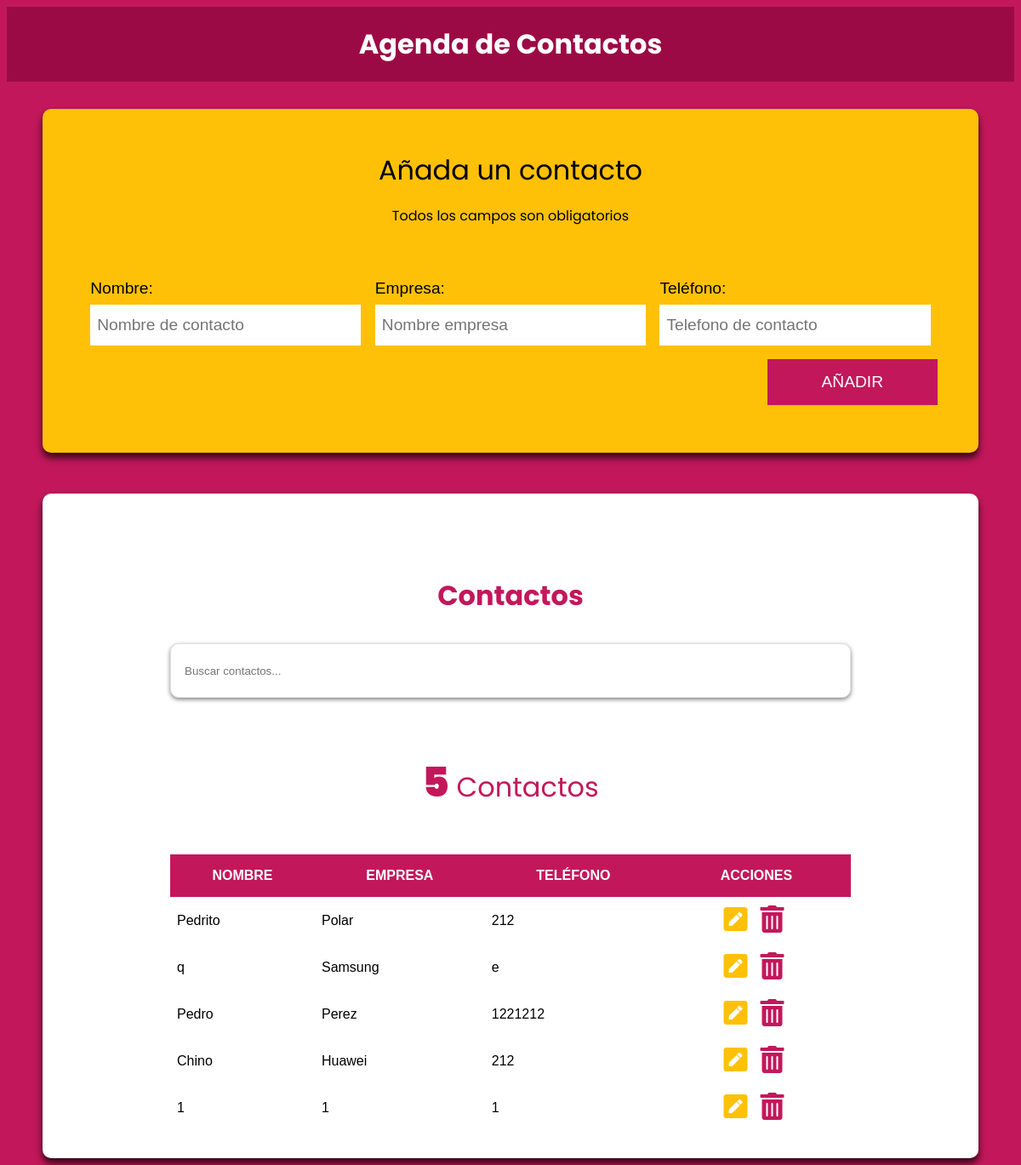
The page / on the database its author committed.
### tables this page shows
CREATE TABLE `contactos` (
  `id` int(11) NOT NULL,
  `nombre` varchar(60) NOT NULL,
  `empresa` varchar(50) NOT NULL,
  `telefono` varchar(15) NOT NULL
);

### inc/funciones/funciones.php (called while the page is built, shortened)
<?php
function obtenerContactos() {
     include 'bd.php';
     try{
          return $conn->query("SELECT id, nombre, empresa, telefono FROM contactos");
     } catch(Exception $e) {
          echo "Error!!" . $e->getMessage() . "<br>";
          return false;
     }
}

### index.php (the view)
<?php
     include 'inc/funciones/funciones.php';
     include 'inc/layout/header.php';
?>
<div class="contenedor-barra">
     <h1>Agenda de Contactos</h1>
</div>
<div class="bg-amarillo contenedor sombra">
     <form action="#" id="contacto">
          <legend>Añada un contacto <br> <span>Todos los campos son obligatorios</span></legend>
          <?php include 'inc/layout/formulario.php'; ?>
     </form>
</div>
<div class="bg-blanco contenedor sombra contactos">
     <div class="contenedor-contactos">
          <h2>Contactos</h2>
          <input type="text" id="buscar" class="buscador sombra" placeholder="Buscar contactos...">
          <p class="total-contactos"><span></span> Contactos</p>
          <div class="contenedor-tabla">
               <table id="listado-contactos" class="listado-contactos">
                    <thead>
                         <tr>
                              <th>Nombre</th>
                              <th>Empresa</th>
                              <th>Teléfono</th>
                              <th>Acciones</th>
                         </tr>
                    </thead>
                    <tbody>
                         <?php $contactos = obtenerContactos();
                         if($contactos->num_rows) {
                              foreach($contactos as $contacto) { ?>
                              <tr>
                                   <td><?php echo $contacto['nombre']; ?></td>
                                   <td><?php echo $contacto['empresa']; ?></td>
                                   <td><?php echo $contacto['telefono']; ?></td>
                                   <td>
                                        <a class="btn btn-editar" href="editar.php?id=<?php echo $contacto['id']; ?>">
                                             <i class="fas fa-pen-square"></i>
                                        </a>
                                        <button data-id="<?php echo $contacto['id']; ?>" type="button" class="btn btn-borrar">
                                             <i class="fas fa-trash-alt"></i>
                                        </button>
                                   </td>
                              </tr>
                              <?php }
                         }?>
                    </tbody>
               </table>
          </div>
     </div>
</div>
<?php include 'inc/layout/footer.php'; ?>

### inc/layout/header.php (shortened to what this page needs)
<!DOCTYPE html>
<html lang="en">
<head>
    <link rel="stylesheet" href="https://necolas.github.io/normalize.css/8.0.0/normalize.css">
    <link rel="stylesheet" href="https://use.fontawesome.com/releases/v5.4.1/css/all.css">
    <link rel="stylesheet" href="css/style.css">
</head>
<body>

### inc/layout/formulario.php (shortened to what this page needs)
<div class="campos">
               <div class="campo">
                    <label for="nombre"> Nombre:</label>
                    <input type="text" placeholder="Nombre de contacto" id="nombre" value ="<?php echo ($contacto['nombre']) ? $contacto['nombre'] : ''; ?>">
               </div>
               <div class="campo">
                    <label for="empresa">Empresa:</label>
                    <input type="text" placeholder="Nombre empresa" id="empresa" value ="<?php echo ($contacto['empresa']) ? $contacto['empresa'] : ''; ?>">
               </div>
               <div class="campo">
                    <label for="telefono">Teléfono:</label>
                    <input type="tel" placeholder="Telefono de contacto" id="telefono" value ="<?php echo ($contacto['telefono']) ? $contacto['telefono'] : ''; ?>">
               </div>
          </div>
               <div class="campo enviar">
               <?php
                    $textoBtn = ($contacto['telefono']) ? 'Guardar' : 'Añadir';
               ?>
                    <input type="submit" value="<?php echo $textoBtn; ?>">
               </div>

### inc/layout/footer.php (shortened to what this page needs)
</body>
</html>

### css/style.css (style rules this page uses)
:root { --primario: #C2185B; --secundario: #FFC107; --primarioOscuro : rgb(156, 10, 69); --fuentePrimaria : 'Arial', Helvetica, sans-serif; --fuenteSecundaria : 'Poppins', sans-serif; }
html { box-sizing: border-box; }
*, *:before, *:after { box-sizing: inherit; }
body { background-color: var(--primario); font-family: var(--fuentePrimaria); }
.contenedor { max-width: 1100px; margin: 0 auto; }
.bg-amarillo { background-color: var(--secundario); }
.bg-blanco { background-color: white; }
.btn { font-size: 2rem; text-decoration: none; }
.btn-editar { color: var(--secundario); }
.btn-borrar { color: var(--primario); }
.sombra { -webkit-box-shadow: 0px 6px 9px 0px rgba(0,0,0,0.75); -moz-box-shadow: 0px 6px 9px 0px rgba(0,0,0,0.75); box-shadow: 0px 6px 9px 0px rgba(0,0,0,0.75); border-radius: 10px; }
h1,h2 { font-family: var(--fuenteSecundaria); text-align: center; margin: 0; }
h1 { padding: 20px; color: white; }
h2 { font-size: 2rem; color: var(--primario); }
.contenedor-barra { background-color: var(--primarioOscuro); }
form { padding: 3rem; margin-top: 2rem; }
form legend { font-family: var(--fuenteSecundaria); font-size: 2rem; width: 100%; text-align: center; }
legend span { font-size: 1rem; margin-top: 1rem; margin-bottom: 2rem; }
@media only screen and (min-width: 768px) { .campos { display: flex; justify-content: space-around ; } }
@media only screen and (min-width: 768px) { .campo { flex: 0 0 calc(33.3% - 1rem); } }
.campos { margin-top: 3rem; }
.campo { padding: 0.5rem 0; }
.campo label { font-size: 1.2rem; }
.campo input[type="text"], .campo input[type="tel"] { width: 100%; border: none; padding: .5rem; height: 3rem; margin-top: .5rem; font-size: 1.2rem; }
.enviar { display: flex; justify-content: flex-end; }
.campo input[type="submit"] { background-color: var(--primario); border: none; color: white; padding: 1rem 4rem; text-transform: uppercase; font-size: 1.2rem; transition: background-color .5s ease-in-out; flex: 1; }
@media only screen and (min-width: 768px) { .campo input[type="submit"] { flex: 0 0 auto; } }
.contactos { padding: 2rem; margin-top: 3rem; }
.contenedor-contactos { max-width: 800px; margin: 4rem auto 0 auto; }
.total-contactos { font-family: var(--fuenteSecundaria); margin: 2rem 0; text-align: center; color: var(--primario); font-size: 2rem; }
.total-contactos span { font-size: 3rem; font-weight: 900; }
.buscador { width: 100%; height: 4rem; padding: 1rem; border: 1px solid #e1e1e1; margin: 2rem 0; box-shadow: 0px 2px 5px 0px rgba(0,0,0,0.5); }
.contenedor-tabla { overflow: scroll; }
.listado-contactos { width: 100%; margin-top: 1rem; border-collapse: collapse; }
.listado-contactos thead { background-color: var(--primario); color: white; text-transform: uppercase; }
.listado-contactos thead th { padding: 1rem 0; }
.listado-contactos tbody td { padding: .5rem; }
.listado-contactos tbody td:nth-child(4) { text-align: center; }
.listado-contactos button { background-color: transparent!important; border: none; }

### rows shown on the page
contactos: nombre "Pedrito", empresa "Polar", telefono "212"
contactos: nombre "q", empresa "Samsung", telefono "e"
contactos: nombre "Pedro", empresa "Perez", telefono "1221212"
contactos: nombre "Chino", empresa "Huawei", telefono "212"
contactos: nombre "1", empresa "1", telefono "1"
